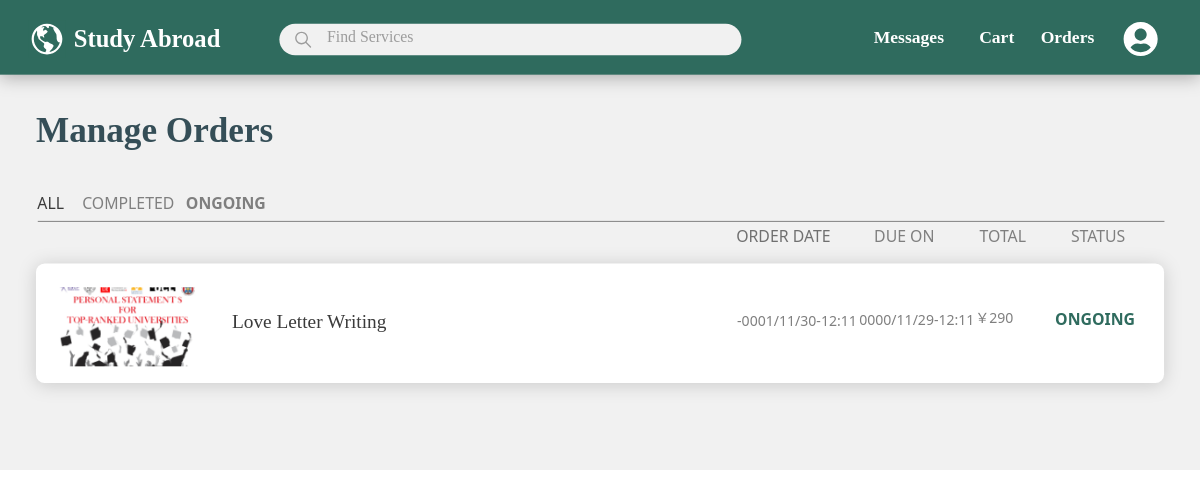
The page /Pages/Orders_Ongoing.php (signed in) on the database its author committed.
### tables this page shows
CREATE TABLE `orders` (
  `id` int(10) NOT NULL,
  `user_buyer_id` int(10) NOT NULL,
  `user_seller_id` int(10) NOT NULL,
  `service_id` int(10) NOT NULL,
  `date_time` datetime NOT NULL,
  `order_price` float NOT NULL,
  `status` tinyint(4) NOT NULL
);

CREATE TABLE `service` (
  `id` int(100) NOT NULL,
  `cat_id` int(100) NOT NULL,
  `pro_rate` decimal(2,1) NOT NULL,
  `name` varchar(250) NOT NULL,
  `price` int(100) NOT NULL,
  `description` varchar(3000) NOT NULL,
  `image_path` varchar(300) NOT NULL,
  `seller_id` int(10) NOT NULL
);

### Pages/Orders_Ongoing.php (the view, shortened to what this page needs)
<?php
if (!isset($_SESSION['can302'])) {
    echo "<script>window.open('login.php','_self')</script>";
}
else {
?>
<!DOCTYPE html>
<html>
<head>
<link rel="stylesheet" type="text/css" id="applicationStylesheet" href="styles/Orders.css"/>
</head>
<body>
<div id="Orders" class="Orders_Class">
	<div data-type="Symbol" data-name="Top bar" class="Top_bar Top_bar_Class">
		<div data-type="Group" data-name="Top bar" class="Top_bar_o_Class">
			<svg data-type="Rectangle" data-name="矩形 2" class="n_2">
				<rect class="n_2_Class" rx="0" ry="0" x="0" y="0" width="1366" height="85">
				</rect>
			</svg>
			<div data-type="Group" data-name="组 3062" class="n_3062_Class">
				<div data-type="Group" data-name="Navigator" class="Navigator_Class">
					<div data-type="Text" data-name="Messages" onclick="application.goToTargetView(event)" class="Messages_Class">
						<span>Messages</span>
					</div>
					<div data-type="Text" data-name="Orders" class="Orders_t_Class">
						<span>Orders</span>
					</div>
					<div data-type="Text" data-name="Cart" onclick="application.goToTargetView(event)" class="Cart_Class">
						<span>Cart</span>
					</div>
				</div>
				<div data-type="Group" data-name="Logo" onclick="application.goToTargetView(event)" class="Logo_Class">
					<div data-type="Group" data-name="Logo-Text" class="Logo-Text_Class">
						<div data-type="Text" data-name="LOZA" class="LOZA_Class">
							<span>Study Abroad</span>
						</div>
						<div data-type="Group" data-name="Logo" class="Logo_z_Class">
							<svg data-type="Rectangle" data-name="Container" class="Container">
								<rect class="Container_Class" rx="0" ry="0" x="0" y="0" width="43" height="43">
								</rect>
							</svg>
						</div>
					</div>
				</div>
				<div data-type="Symbol" data-name="Search" onclick="application.goToTargetView(event)" class="Search Search_Class">
					<div data-type="Group" data-name="组 3065" class="n_3065_Class">
						<div data-type="Text" data-name="Find Services" class="Find_Services_Class">
							<span>Find Services</span>
						</div>
					</div>
				</div>
			</div>
		</div>
	</div>
	<div data-type="Text" data-name="Manage Orders" class="Manage_Orders_Class">
		<span>Manage Orders</span>
	</div>
	<div data-type="Group" data-name="组 3204" class="n_3204_Class">
		<div data-type="button" data-name="ALL" onclick="application.goToTargetView(event)" class="ALL_Class">
			<span>ALL</span>
		</div>
		<div data-type="Text" data-name="COMPLETED" onclick="application.goToTargetView(event)" class="COMPLETED_Class">
			<span>COMPLETED</span>
		</div>
		<div data-type="Text" data-name="ONGOING" class="ONGOING_Class">
			<span><b>ONGOING</b></span>
		</div>
	</div>
	<div data-type="Text" data-name="ORDER DATE" class="ORDER_DATE_Class">
		<span>ORDER DATE</span>
	</div>
	<div data-type="Text" data-name="DUE ON" class="DUE_ON_Class">
		<span>DUE ON</span>
	</div>
	<div data-type="Text" data-name="TOTAL" class="TOTAL_Class">
		<span>TOTAL</span>
	</div>
	<div data-type="Text" data-name="STATUS" class="STATUS_Class">
		<span>STATUS</span>
	</div>
	<?php
	  include("includes/db.php");
	  $user = $_SESSION['can302'];
	  $get_id = "select user.id from user where user.email='$user'";
	  $run_get = mysqli_query($con,$get_id);
	  $id = mysqli_fetch_array($run_get)[0];
	  $get_p_cats = "select * from orders where orders.user_buyer_id='$id' and orders.status = 0";
	  $run_p_cats = mysqli_query($con,$get_p_cats);
	  while ($row_p_cats=mysqli_fetch_array($run_p_cats)){
		  $p_service_id = $row_p_cats['service_id'];
		  $p_cat_price = $row_p_cats['order_price'];
		  $order_date = $row_p_cats['date_time'];
		  $status = $row_p_cats['status'];
		  if ($status == 0) {
		  	$status = "ONGOING";
		  }else{
		  	$status = "COMPLETED";
		  }
		  $get_s_name = "select service.name from service WHERE service.id = $p_service_id";
		  $run_s_cats = mysqli_fetch_array(mysqli_query($con, $get_s_name))[0];
	?>
		<svg data-type="Rectangle" data-name="矩形 808" class="n_808">
		<rect class="n_808_Class" rx="10" ry="10" x="0" y="0" width="1284" height="136">
			<div data-type="Text" data-name="edit your college application" class="edit_your_college_application_Class">
				<span> <?php echo $run_s_cats ?> </span>
			</div>
			<img data-type="Group" data-name="蒙版组 3" class="n_3_Class" src="./images/n_3.png" srcset="./images/n_3.png 1x">
			<div data-type="Text" data-name="10 Nov 2021" class="n_0_Nov_2021_Class">
				<span><?php echo date('Y/m/d-h:m',strtotime($order_date)); ?></span>
			</div>
			<div data-type="Text" data-name="13 Nov 2021" class="n_3_Nov_2021_Class">
				<span><?php echo date('Y/m/d-h:m',strtotime("$order_date+365 day")); ?></span>
			</div>
			<div data-type="Text" data-name="Order Again" class="Order_Again_Class">
				<span><?php echo $status ?></span>
			</div>
			<div data-type="Text" data-name= "$200" class="n_0000_Class">
				<span>￥<?php echo $p_cat_price; ?></span>
			</div>
		</rect>
		</svg>
	<?php } ?>
</div>
</body>
</html>
<?php } ?>

### rows shown on the page
orders: service.name "Love Letter Writing", date_time "-0001/11/30-12:11", date_time "0000/11/29-12:11", status "ONGOING", order_price "290"
